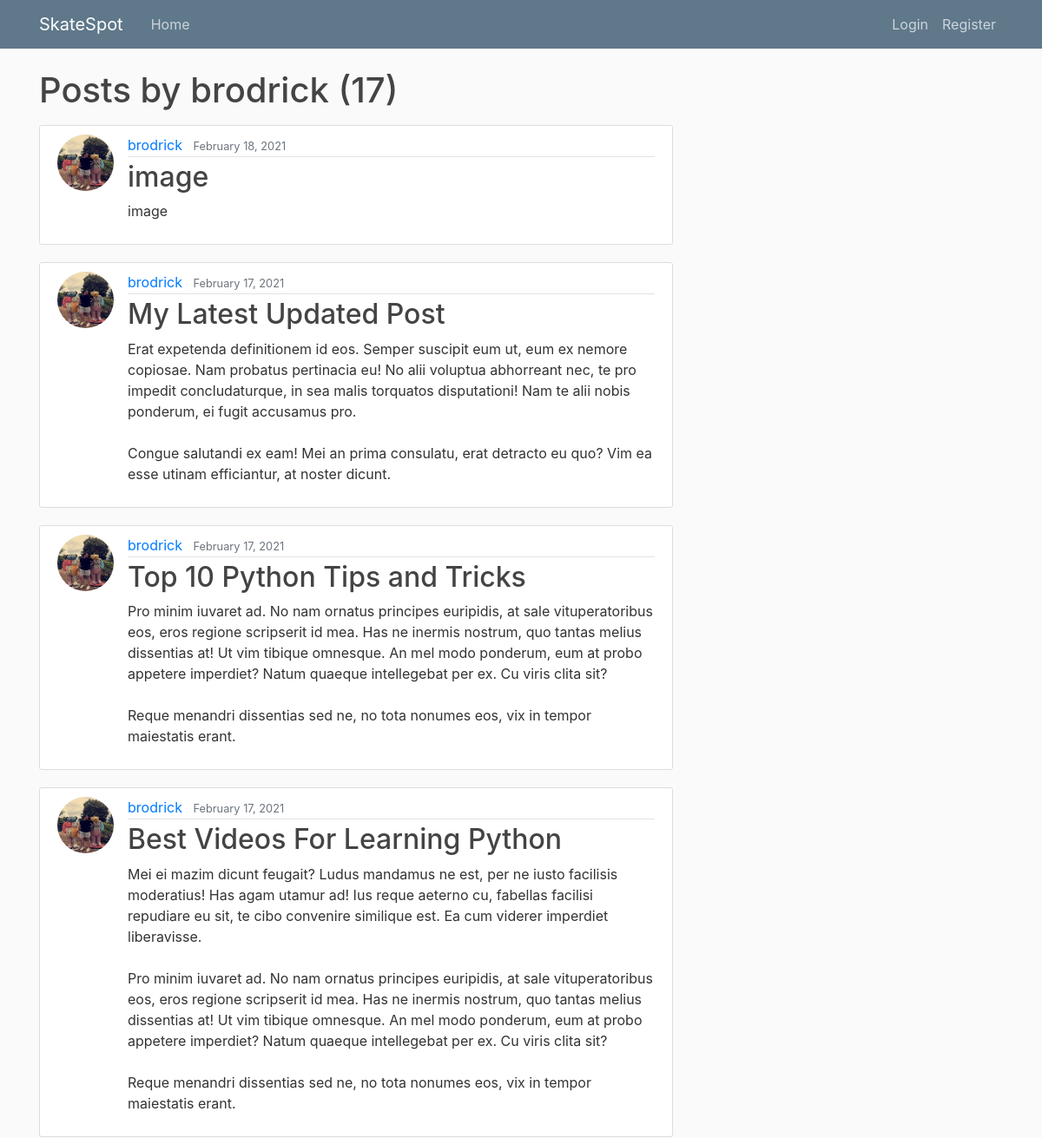
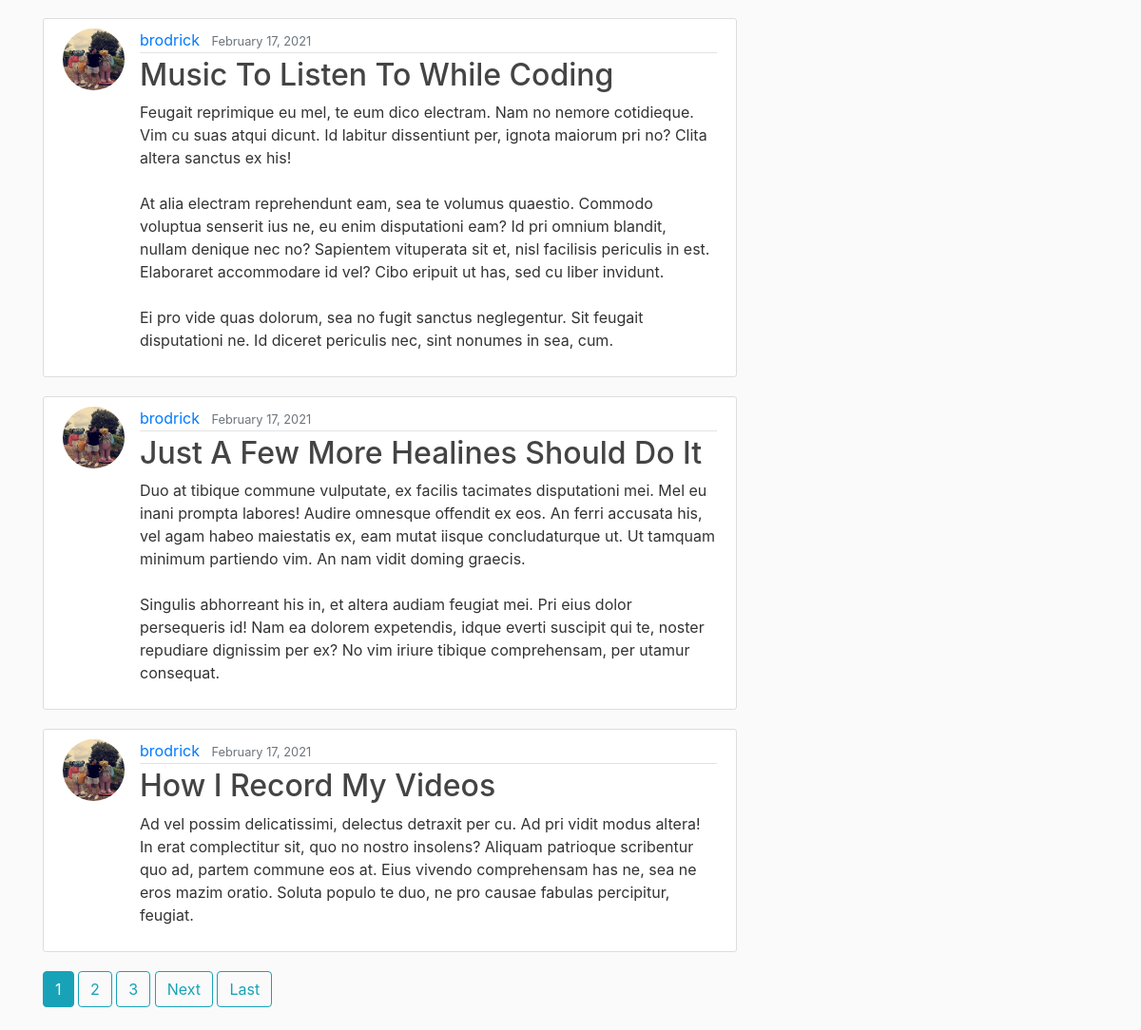
Page /user/brodrick on the earlier database version (2 pictures, top to bottom).
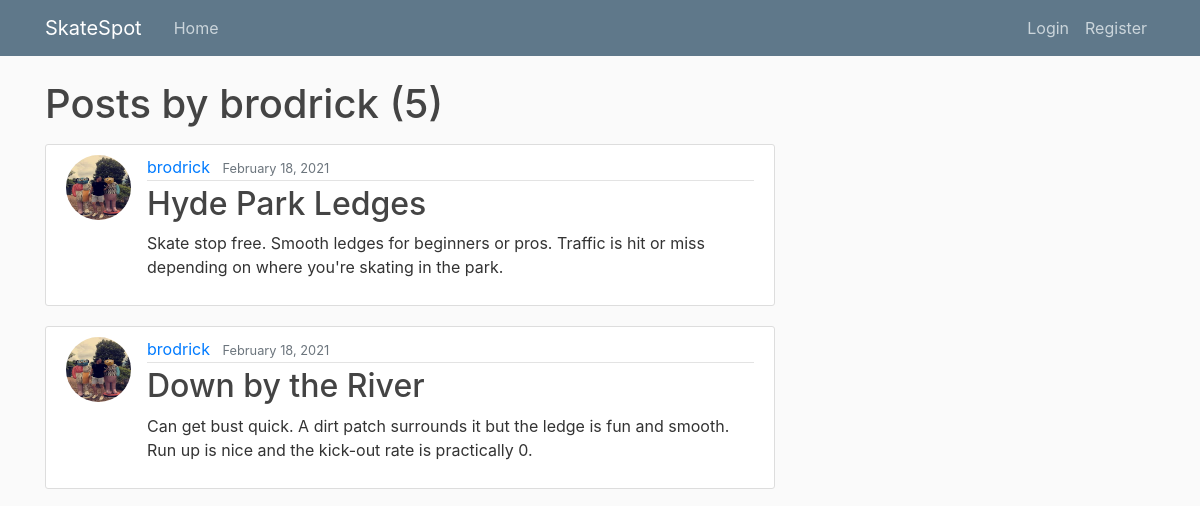
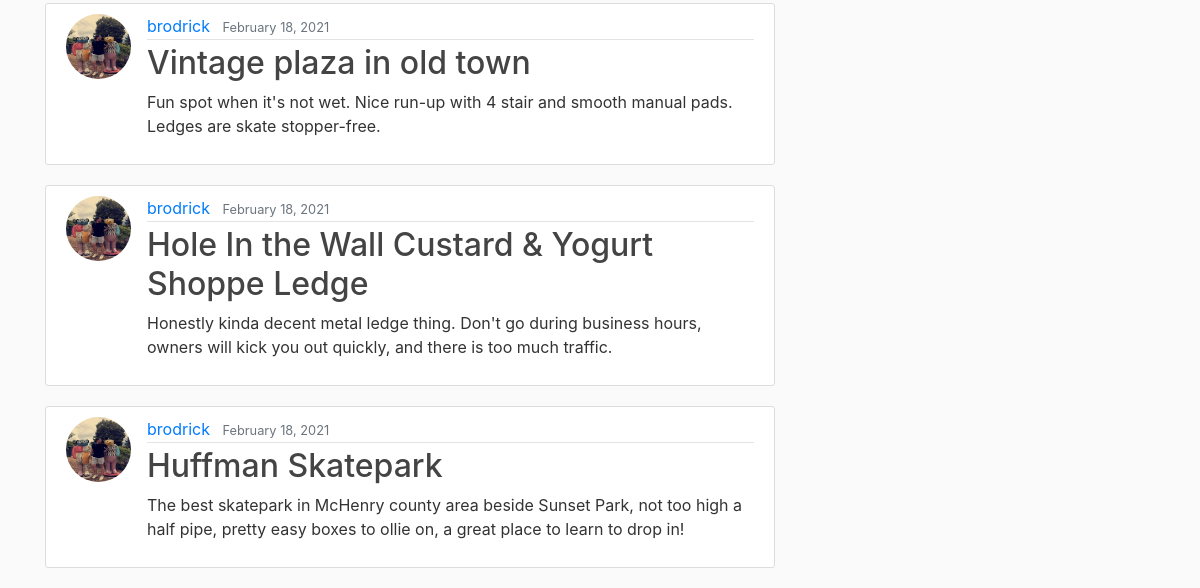
Same page on the later database version (2 pictures, top to bottom).
### blog/models.py (models this page shows, shortened)
class Post(models.Model):
    title = models.CharField(max_length=100)
    content = models.TextField()
    address = models.CharField(max_length=100, default='address')
    date_posted = models.DateTimeField(default=timezone.now)
    author = models.ForeignKey(User, on_delete=models.CASCADE)
    image = models.ImageField(default='default.jpg', upload_to='blog_images')

### users/models.py (models this page shows, shortened)
class Profile(models.Model):
    user = models.OneToOneField(User, on_delete=models.CASCADE)
    image = models.ImageField(default='default.jpg', upload_to='profile_pics')

### blog/views.py (the view)
# urls.py: path('user/<str:username>', UserPostListView.as_view(), name='user-posts'),
class UserPostListView(ListView):
    model = Post
    template_name = "blog/user_posts.html"
    context_object_name = 'posts'
    paginate_by = 7
    def get_queryset(self):
        user = get_object_or_404(User, username=self.kwargs.get('username'))
        return Post.objects.filter(author=user).order_by('-date_posted')

### blog/templates/blog/user_posts.html (shortened to what this page needs)
{% extends 'blog/base.html' %} {% block content %}
<h1 class="mb-3">Posts by {{view.kwargs.username}} ({{page_obj.paginator.count}})</h1>
{% for post in posts %}
<article class="media content-section">
  <img
    class="rounded-circle article-img"
    src="{{post.author.profile.image.url}}"
    alt="profile image"
  />
  <div class="media-body">
    <div class="article-metadata">
      <a class="mr-2" href="{% url 'user-posts' post.author.username %}" >{{ post.author }}</a>
      <small class="text-muted">{{ post.date_posted|date:"F d, Y" }}</small>
    </div>
    <h2>
      <a class="article-title" href="{% url 'post-detail' post.id %}"
        >{{ post.title }}</a
      >
    </h2>
    <p class="article-content">{{ post.content }}</p>
  </div>
</article>
{% endfor %}
{% if is_paginated %}
    {% for num in page_obj.paginator.page_range %}
      {% if page_obj.number == num %}
        <a class="btn btn-info mb-4" href="?page={{num}}">{{num}}</a>
      {% elif num > page_obj.number|add:'-3' and num < page_obj.number|add:'3'%}
        <a class="btn btn-outline-info mb-4" href="?page={{num}}">{{num}}</a>
      {% endif %}
    {% endfor %}
    {%if page_obj.has_next%}
    <a class="btn btn-outline-info mb-4" href="?page={{page_obj.next_page_number}}">Next</a>
    <a class="btn btn-outline-info mb-4" href="?page={{page_obj.paginator.num_pages}}">Last</a>
    {%endif%}
{%endif %}
{% endblock content %}

Differences in the rows shown:
removed Post: author.profile.image (picture), author "brodrick", date_posted "February 18, 2021", title "image", content "image"
removed Post: author.profile.image (picture), author "brodrick", date_posted "February 17, 2021", title "My Latest Updated Post", content "Erat expetenda definitionem id eos. Semper suscipit eum ut, eum ex nemore copiosae. Nam probatus pertinacia eu! No alii voluptua abhorreant nec, te pro impedit concludaturque, in sea malis torquatos disputationi! Nam te alii nobis ponderum, ei fugit accusamus pro. Congue salutandi ex eam! Mei an prima consulatu, erat detracto eu quo? Vim ea esse utinam efficiantur, at noster dicunt."
removed Post: author.profile.image (picture), author "brodrick", date_posted "February 17, 2021", title "Top 10 Python Tips and Tricks", content "Pro minim iuvaret ad. No nam ornatus principes euripidis, at sale vituperatoribus eos, eros regione scripserit id mea. Has ne inermis nostrum, quo tantas melius dissentias at! Ut vim tibique omnesque. An mel modo ponderum, eum at probo appetere imperdiet? Natum quaeque intellegebat per ex. Cu viris clita sit? Reque menandri dissentias sed ne, no tota nonumes eos, vix in tempor maiestatis erant."
removed Post: author.profile.image (picture), author "brodrick", date_posted "February 17, 2021", title "Best Videos For Learning Python", content "Mei ei mazim dicunt feugait? Ludus mandamus ne est, per ne iusto facilisis moderatius! Has agam utamur ad! Ius reque aeterno cu, fabellas facilisi repudiare eu sit, te cibo convenire similique est. Ea cum viderer imperdiet liberavisse. Pro minim iuvaret ad. No nam ornatus principes euripidis, at sale vituperatoribus eos, eros regione scripserit id mea. Has ne inermis nostrum, quo tantas melius dissentias at! Ut vim tibique omnesque. An mel modo ponderum, eum at probo appetere imperdiet? Natum quaeque intellegebat per ex. Cu viris clita sit? Reque menandri dissentias sed ne, no tota nonumes eos, vix in tempor maiestatis erant."
removed Post: author.profile.image (picture), author "brodrick", date_posted "February 17, 2021", title "Music To Listen To While Coding", content "Feugait reprimique eu mel, te eum dico electram. Nam no nemore cotidieque. Vim cu suas atqui dicunt. Id labitur dissentiunt per, ignota maiorum pri no? Clita altera sanctus ex his! At alia electram reprehendunt eam, sea te volumus quaestio. Commodo voluptua senserit ius ne, eu enim disputationi eam? Id pri omnium blandit, nullam denique nec no? Sapientem vituperata sit et, nisl facilisis periculis in est. Elaboraret accommodare id vel? Cibo eripuit ut has, sed cu liber invidunt. Ei pro vide quas dolorum, sea no fugit sanctus neglegentur. Sit feugait disputationi ne. Id diceret periculis nec, sint nonumes in sea, cum."
removed Post: author.profile.image (picture), author "brodrick", date_posted "February 17, 2021", title "Just A Few More Healines Should Do It", content "Duo at tibique commune vulputate, ex facilis tacimates disputationi mei. Mel eu inani prompta labores! Audire omnesque offendit ex eos. An ferri accusata his, vel agam habeo maiestatis ex, eam mutat iisque concludaturque ut. Ut tamquam minimum partiendo vim. An nam vidit doming graecis. Singulis abhorreant his in, et altera audiam feugiat mei. Pri eius dolor persequeris id! Nam ea dolorem expetendis, idque everti suscipit qui te, noster repudiare dignissim per ex? No vim iriure tibique comprehensam, per utamur consequat."
removed Post: author.profile.image (picture), author "brodrick", date_posted "February 17, 2021", title "How I Record My Videos", content "Ad vel possim delicatissimi, delectus detraxit per cu. Ad pri vidit modus altera! In erat complectitur sit, quo no nostro insolens? Aliquam patrioque scribentur quo ad, partem commune eos at. Eius vivendo comprehensam has ne, sea ne eros mazim oratio. Soluta populo te duo, ne pro causae fabulas percipitur, feugiat."
added Post: author.profile.image (picture), author "brodrick", date_posted "February 18, 2021", title "Hyde Park Ledges", content "Skate stop free. Smooth ledges for beginners or pros. Traffic is hit or miss depending on where you're skating in the park."
added Post: author.profile.image (picture), author "brodrick", date_posted "February 18, 2021", title "Down by the River", content "Can get bust quick. A dirt patch surrounds it but the ledge is fun and smooth. Run up is nice and the kick-out rate is practically 0."
added Post: author.profile.image (picture), author "brodrick", date_posted "February 18, 2021", title "Vintage plaza in old town", content "Fun spot when it's not wet. Nice run-up with 4 stair and smooth manual pads. Ledges are skate stopper-free."
added Post: author.profile.image (picture), author "brodrick", date_posted "February 18, 2021", title "Hole In the Wall Custard & Yogurt Shoppe Ledge", content "Honestly kinda decent metal ledge thing. Don't go during business hours, owners will kick you out quickly, and there is too much traffic."
added Post: author.profile.image (picture), author "brodrick", date_posted "February 18, 2021", title "Huffman Skatepark", content "The best skatepark in McHenry county area beside Sunset Park, not too high a half pipe, pretty easy boxes to ollie on, a great place to learn to drop in!"
Other differences:
{{ page_obj.paginator.count }}: "17" → "5"
list line gone: "1"
list line gone: "2"
list line gone: "3"
text no longer shown: "Next Last"
